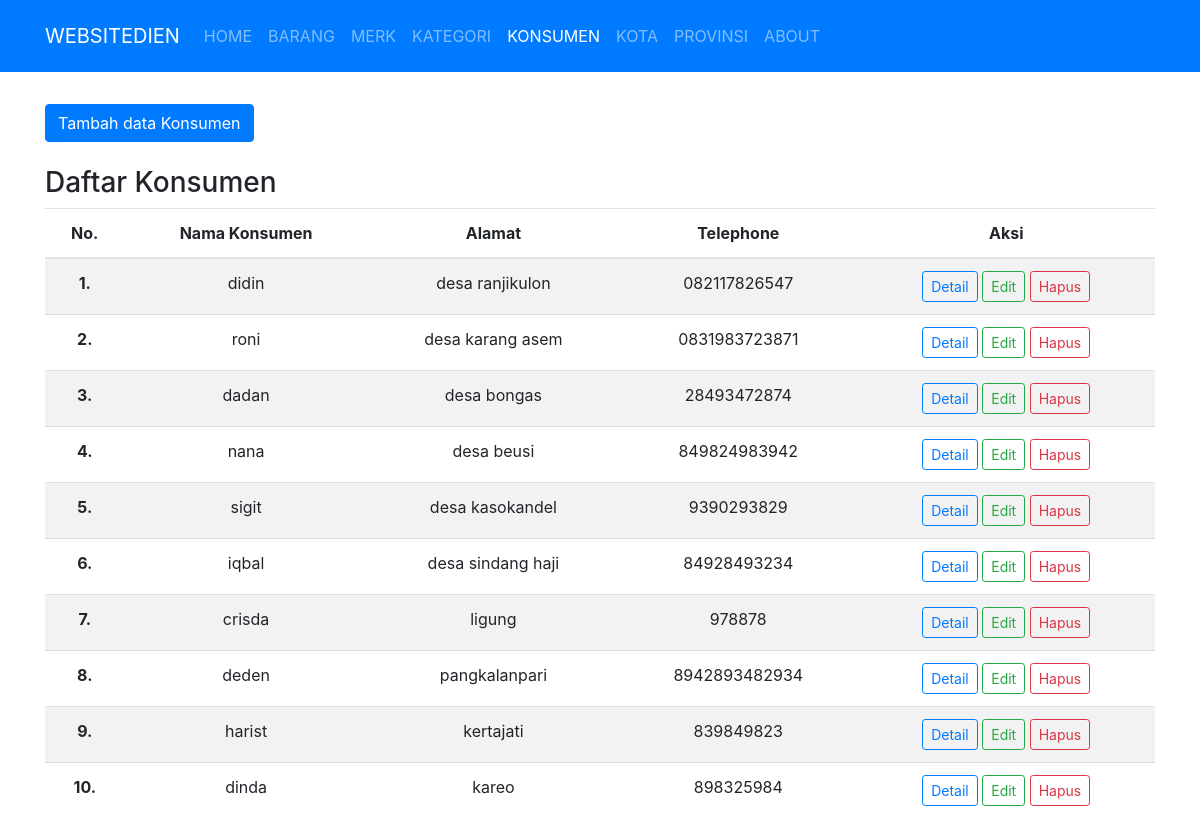
/public/konsumen, run on an earlier commit of the app's database.
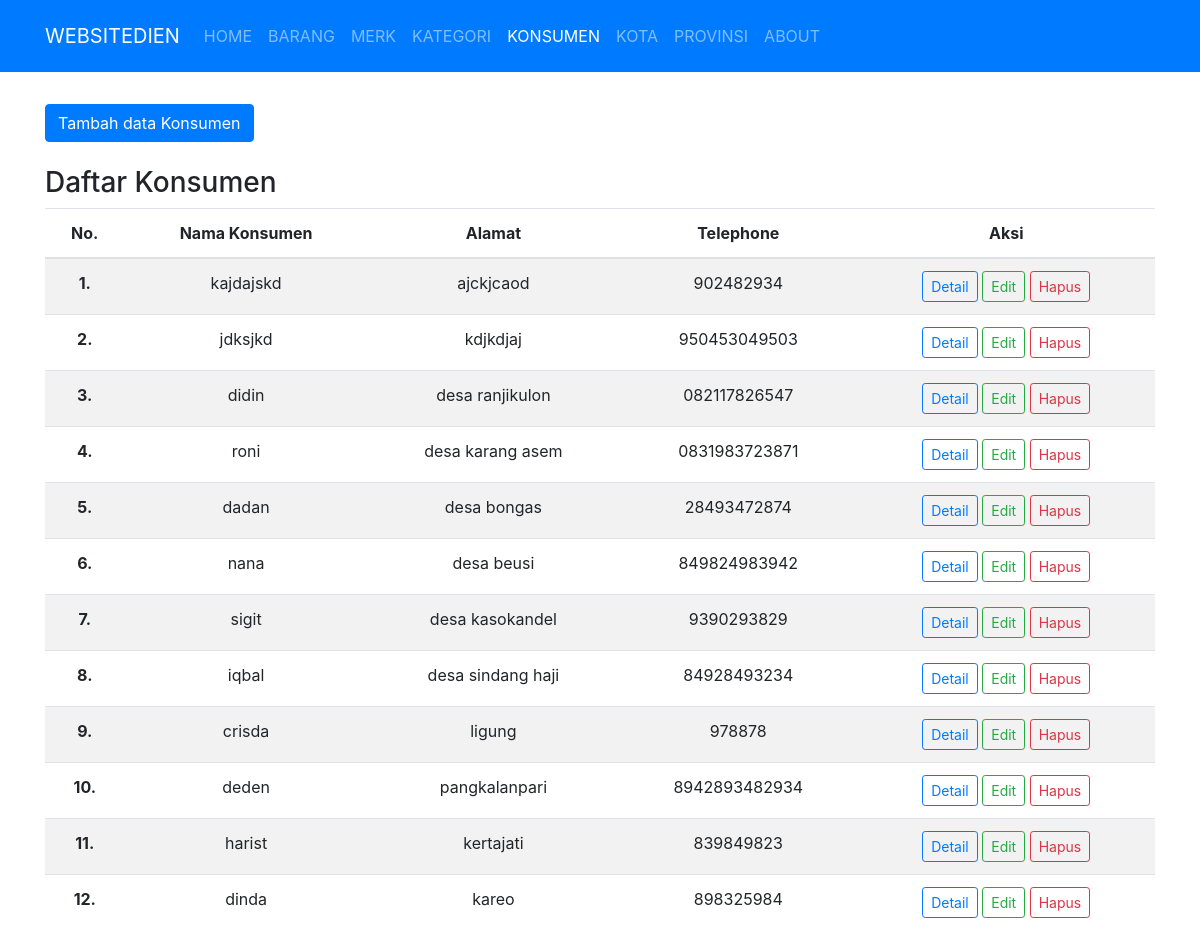
And on a later commit of the database.
### tables this page shows
CREATE TABLE `konsumen` (
  `id_konsumen` varchar(13) NOT NULL,
  `id_kota` int(11) NOT NULL,
  `nama` varchar(50) NOT NULL,
  `alamat` text NOT NULL,
  `kode_pos` varchar(5) NOT NULL,
  `phone` varchar(20) NOT NULL,
  `email` text NOT NULL,
  `nama_bank` varchar(40) NOT NULL,
  `cabang` varchar(40) NOT NULL,
  `atas_nama` varchar(50) NOT NULL,
  `rek` varchar(20) NOT NULL
);

### app/core/Controller.php (called while the page is built, shortened)
<?php
class Controller
{
    public function view($view, $data = [])
    {
        require_once '../app/views/' . $view . '.php';
    }
    public function model($model)
    {
        return new $model;
    }
}

### app/controllers/Konsumen.php (called while the page is built, shortened)
<?php
class Konsumen extends Controller
{
    public function index()
    {
        $data['judul'] = 'Konsumen';
        $data['konsumen'] = $this->model('Konsumen_model')->getAllKonsumen();
        $data['kota'] = $this->model('Konsumen_model')->getAllKota();
        $this->view('konsumen/index', $data);
    }
}

### app/core/App.php (called while the page is built, shortened)
<?php
class App
{
    protected $method = 'index';
    protected $params = [];
    public function __construct()
    {
        $this->controller = new $this->controller;
        call_user_func_array([$this->controller, $this->method], $this->params);
    }
}

### public/index.php (called while the page is built, shortened)
<?php
$app = new App;

### app/core/Database.php (called while the page is built, shortened)
<?php
class Database
{
    private $host = DB_HOST;
    private $user = DB_USER;
    private $pass = DB_PASS;
    private $db_name = DB_NAME;
    private $dbh;
    private $stmt;
    public function __construct()
    {
        $dsn = 'mysql:host=' . $this->host . ';dbname=' . $this->db_name;
        $option = [
            PDO::ATTR_PERSISTENT => true,
            PDO::ATTR_ERRMODE => PDO::ERRMODE_EXCEPTION
        ];
        try {
            $this->dbh = new PDO($dsn, $this->user, $this->pass, $option);
        } catch (PDOException $err) {
            die($err->getMessage());
        }
    }
    public function query($query)
    {
        $this->stmt = $this->dbh->prepare($query);
    }
    public function execute()
    {
        $this->stmt->execute();
    }
    public function resultSet()
    {
        $this->execute();
        return $this->stmt->fetchAll(PDO::FETCH_ASSOC);
    }
}

### app/models/Konsumen_model.php (called while the page is built, shortened)
<?php
class Konsumen_model
{
    private $table = 'konsumen';
    private $db;
    public function __construct()
    {
        $this->db = new Database;
    }
    public function getAllKonsumen()
    {
        $this->db->query('SELECT * FROM ' . $this->table);
        return $this->db->resultSet();
    }
    public function getAllKota()
    {
        $this->db->query('SELECT * FROM kota');
        return $this->db->resultSet();
    }
}

### app/views/konsumen/index.php (the view, shortened to what this page needs)
<div class="container mt-3">
    <div class="row mt-3">
        <div class="col-lg-12">
            <button type="button" class="btn btn-primary mb-4 tambahDataKons" data-toggle="modal" data-target="#formModal">
                Tambah data Konsumen
            </button>
            <h3>Daftar Konsumen</h3>
            <table class="table table-striped">
                <thead>
                    <tr>
                        <th scope="col">No.</th>
                        <th scope="col">Nama Konsumen</th>
                        <th scope="col">Alamat</th>
                        <th scope="col">Telephone</th>
                        <th scope="col">Aksi</th>
                    </tr>
                </thead>
                <tbody>
                    <?php
                    $i = 0;
                    foreach ($data['konsumen'] as $ksn) :
                        ?>
                        <tr>
                            <th scope="row"><?= $i + 1 ?>.</th>
                            <td><?= $ksn['nama']; ?></td>
                            <td><?= $ksn['alamat']; ?></td>
                            <td><?= $ksn['phone']; ?></td>
                            <td>
                                <a href="<?= BASEURL; ?>/konsumen/detail/<?= $ksn['id_konsumen'] ?>" class="btn btn-outline-primary btn-sm">Detail</a>
                                <a href="<?= BASEURL; ?>/konsumen/edit/<?= $ksn['id_konsumen'] ?>" class="btn btn-outline-success btn-sm editDataKons" data-toggle="modal" data-target="#formModal" data-id_konsumen="<?= $ksn['id_konsumen'] ?>">Edit</a>
                                <a href="<?= BASEURL; ?>/konsumen/hapus/<?= $ksn['id_konsumen'] ?>" class="btn btn-outline-danger btn-sm" onclick="return confirm('Yakin akan dihapus ?');">Hapus</a>
                            </td>
                        </tr>
                        <?php
                        $i++;
                    endforeach;
                    ?>
                </tbody>
            </table>
        </div>
    </div>
</div>

What changed in the data, as far as the page shows it:
added konsumen: nama "kajdajskd", alamat "ajckjcaod", phone "902482934"
added konsumen: nama "jdksjkd", alamat "kdjkdjaj", phone "950453049503"
